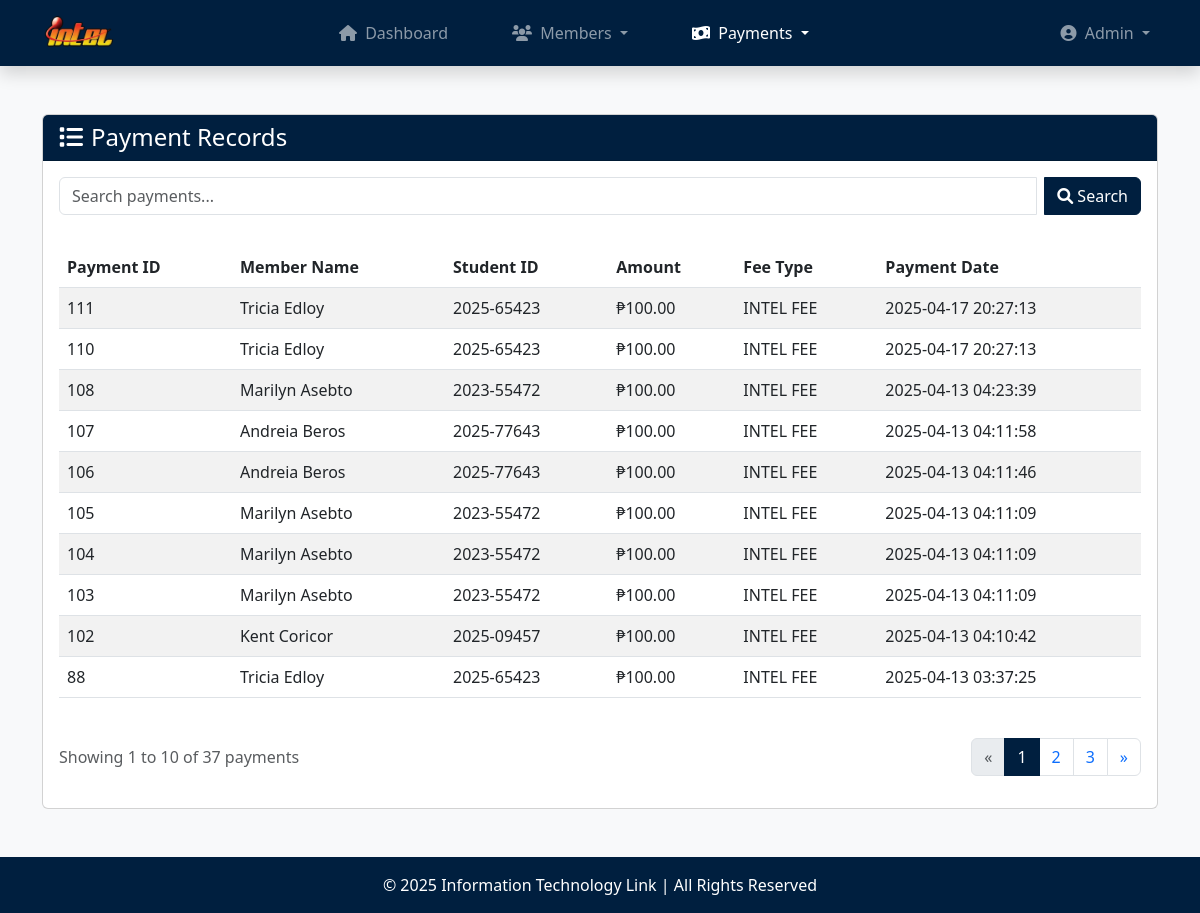
Before: /payments.php (signed in) with the older database file.
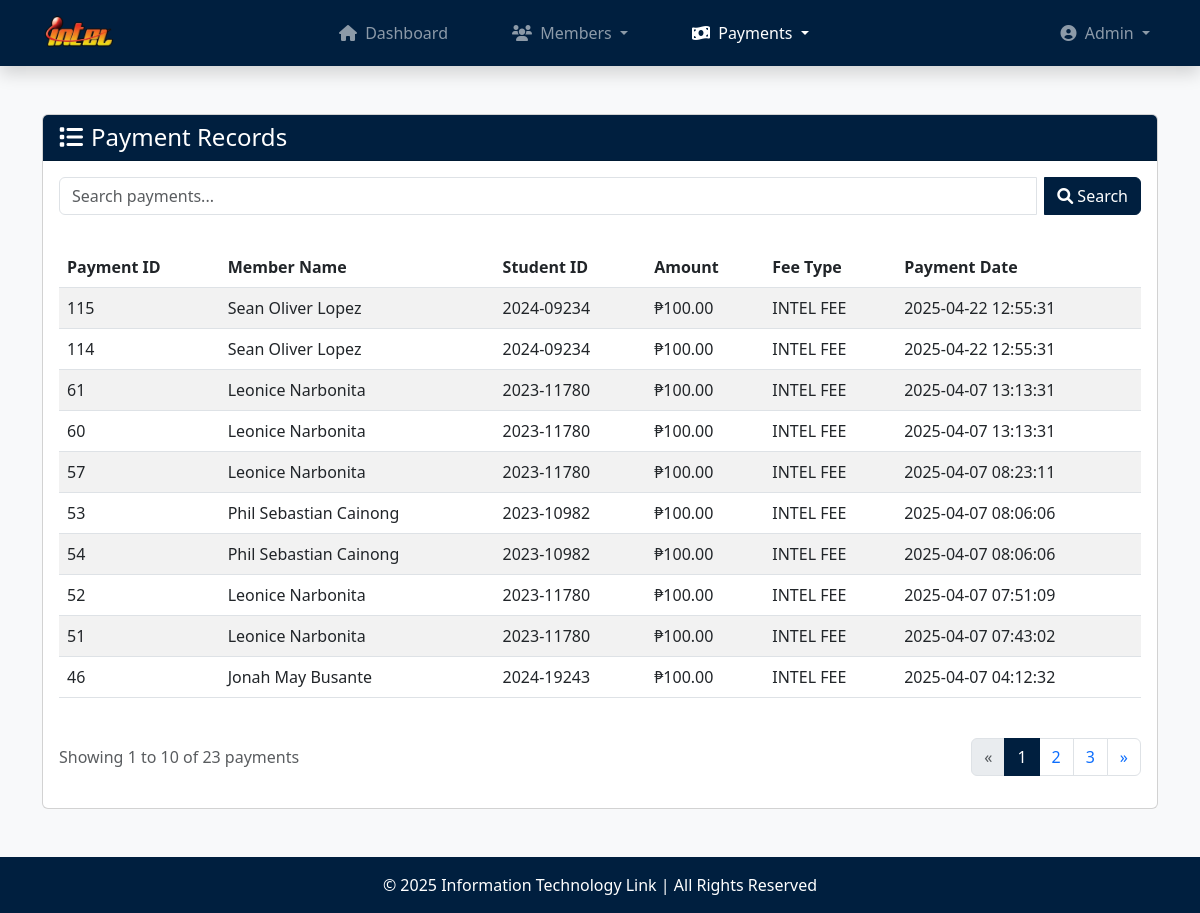
After: the same page with the newer database file.
### tables this page shows
CREATE TABLE `payments` (
  `payment_id` int(11) NOT NULL,
  `member_id` varchar(25) NOT NULL,
  `fee_type` varchar(20) NOT NULL,
  `amount` decimal(10,2) NOT NULL,
  `semester` varchar(50) NOT NULL,
  `school_year` varchar(20) NOT NULL,
  `payment_date` datetime NOT NULL DEFAULT current_timestamp()
);

CREATE TABLE `members` (
  `member_id` varchar(25) NOT NULL,
  `last_name` varchar(30) NOT NULL,
  `first_name` varchar(30) NOT NULL,
  `middle_name` varchar(30) DEFAULT NULL,
  `contact_num` varchar(15) NOT NULL,
  `email` varchar(60) NOT NULL,
  `status` enum('Active','Inactive') NOT NULL,
  `membership_date` timestamp NOT NULL DEFAULT current_timestamp()
);

### payments.php (the view, shortened to what the changed rows need)
<?php
    require_once('database.php');
    $payments_per_page = 10;
    $page = isset($_GET['page']) ? (int)$_GET['page'] : 1;
    $offset = ($page - 1) * $payments_per_page;
    $search_query = isset($_GET['search']) ? trim($_GET['search']) : "";
    $search_sql = "";
    $stmt = $conn->prepare("SELECT p.*, m.first_name, m.last_name FROM payments p
                            JOIN members m ON p.member_id = m.member_id
                            $search_sql
                            ORDER BY p.payment_date DESC
                            LIMIT ?, ?");
    if (!empty($search_query)) {
        $search_param = "%" . $search_query . "%";
        $stmt->bind_param("sssssssii", $search_param, $search_param, $search_param, $search_param, $search_param, $search_param, $search_param, $offset, $payments_per_page);
    } else {
        $stmt->bind_param("ii", $offset, $payments_per_page);
    }
    $stmt->execute();
    $payments_result = $stmt->get_result();
    $total_payments_stmt = $conn->prepare("SELECT COUNT(*) AS count FROM payments p
                                        JOIN members m ON p.member_id = m.member_id
                                        $search_sql");
    $total_payments_stmt->execute();
    $total_payments = $total_payments_stmt->get_result()->fetch_assoc()['count'];
    $total_pages = ceil($total_payments / $payments_per_page);
?>
<!DOCTYPE html>
<html lang="en">
<head>
    <link rel="stylesheet" href="https://cdn.jsdelivr.net/npm/bootstrap@5.3.0-alpha1/dist/css/bootstrap.min.css">
    <link rel="stylesheet" href="https://cdnjs.cloudflare.com/ajax/libs/font-awesome/6.0.0/css/all.min.css">
</head>
<body>
    <?php include('navbar.php'); ?>
    <main class="container my-5">
        <div class="card">
            <div class="card-body">
                <div class="table-responsive">
                    <table class="table table-striped">
                        <thead>
                            <tr>
                                <th>Payment ID</th>
                                <th>Member Name</th>
                                <th>Student ID</th>
                                <th>Amount</th>
                                <th>Fee Type</th>
                                <th>Payment Date</th>
                            </tr>
                        </thead>
                        <tbody id="paymentTableBody">
                            <?php if ($total_payments > 0): ?>
                                <?php if ($payments_result->num_rows > 0): ?>
                                    <?php while ($payment = $payments_result->fetch_assoc()): ?>
                                        <tr>
                                            <td><?php echo htmlspecialchars($payment['payment_id']); ?></td>
                                            <td><?php echo htmlspecialchars($payment['first_name'] . ' ' . $payment['last_name']); ?></td>
                                            <td><?php echo htmlspecialchars($payment['member_id']); ?></td>
                                            <td>₱<?php echo number_format($payment['amount'], 2); ?></td>
                                            <td><?php echo htmlspecialchars($payment['fee_type']); ?></td>
                                            <td><?php echo htmlspecialchars($payment['payment_date']); ?></td>
                                        </tr>
                                    <?php endwhile; ?>
                                <?php endif; ?>
                            <?php endif; ?>
                        </tbody>
                    </table>
                </div>
                <?php if($total_pages > 1): ?>
                    <div class="d-flex justify-content-between align-items-center mt-4">
                        <div>
                            <p class="text-muted">Showing <?php echo min($offset + 1, $total_payments); ?> to <?php echo min($offset + $payments_per_page, $total_payments); ?> of <?php echo $total_payments; ?> payments</p>
                        </div>
                        <nav aria-label="Page navigation">
                            <ul class="pagination">
                                <li class="page-item <?php echo ($page <= 1) ? 'disabled' : ''; ?>">
                                    <a class="page-link" href="?page=<?php echo $page - 1; ?><?php echo !empty($search_query) ? '&search=' . urlencode($search_query) : ''; ?>" aria-label="Previous">
                                        <span aria-hidden="true">&laquo;</span>
                                    </a>
                                </li>
                                <?php for($i = max(1, $page - 2); $i <= min($page + 2, $total_pages); $i++): ?>
                                    <li class="page-item <?php echo ($page == $i) ? 'active' : ''; ?>">
                                        <a class="page-link" href="?page=<?php echo $i; ?><?php echo !empty($search_query) ? '&search=' . urlencode($search_query) : ''; ?>">
                                            <?php echo $i; ?>
                                        </a>
                                    </li>
                                <?php endfor; ?>
                                <li class="page-item <?php echo ($page >= $total_pages) ? 'disabled' : ''; ?>">
                                    <a class="page-link" href="?page=<?php echo $page + 1; ?><?php echo !empty($search_query) ? '&search=' . urlencode($search_query) : ''; ?>" aria-label="Next">
                                        <span aria-hidden="true">&raquo;</span>
                                    </a>
                                </li>
                            </ul>
                        </nav>
                    </div>
                <?php endif; ?>
            </div>
        </div>
    </main>
</body>
</html>

Changed rows visible on the page:
removed payments: payment_id "111", member.last_name "Tricia Edloy", member "2025-65423", amount "100.00", fee_type "INTEL FEE", payment_date "2025-04-17 20:27:13"
removed payments: payment_id "110", member.last_name "Tricia Edloy", member "2025-65423", amount "100.00", fee_type "INTEL FEE", payment_date "2025-04-17 20:27:13"
removed payments: payment_id "108", member.last_name "Marilyn Asebto", member "2023-55472", amount "100.00", fee_type "INTEL FEE", payment_date "2025-04-13 04:23:39"
removed payments: payment_id "107", member.last_name "Andreia Beros", member "2025-77643", amount "100.00", fee_type "INTEL FEE", payment_date "2025-04-13 04:11:58"
removed payments: payment_id "106", member.last_name "Andreia Beros", member "2025-77643", amount "100.00", fee_type "INTEL FEE", payment_date "2025-04-13 04:11:46"
removed payments: payment_id "105", member.last_name "Marilyn Asebto", member "2023-55472", amount "100.00", fee_type "INTEL FEE", payment_date "2025-04-13 04:11:09"
removed payments: payment_id "104", member.last_name "Marilyn Asebto", member "2023-55472", amount "100.00", fee_type "INTEL FEE", payment_date "2025-04-13 04:11:09"
removed payments: payment_id "103", member.last_name "Marilyn Asebto", member "2023-55472", amount "100.00", fee_type "INTEL FEE", payment_date "2025-04-13 04:11:09"
removed payments: payment_id "102", member.last_name "Kent Coricor", member "2025-09457", amount "100.00", fee_type "INTEL FEE", payment_date "2025-04-13 04:10:42"
removed payments: payment_id "88", member.last_name "Tricia Edloy", member "2025-65423", amount "100.00", fee_type "INTEL FEE", payment_date "2025-04-13 03:37:25"
added payments: payment_id "115", member.last_name "Sean Oliver Lopez", member "2024-09234", amount "100.00", fee_type "INTEL FEE", payment_date "2025-04-22 12:55:31"
added payments: payment_id "114", member.last_name "Sean Oliver Lopez", member "2024-09234", amount "100.00", fee_type "INTEL FEE", payment_date "2025-04-22 12:55:31"
now on this page (row edited): payments: payment_id "61", member.last_name "Leonice Narbonita", member "2023-11780", amount "100.00", fee_type "INTEL FEE", payment_date "2025-04-07 13:13:31"
now on this page (row edited): payments: payment_id "60", member.last_name "Leonice Narbonita", member "2023-11780", amount "100.00", fee_type "INTEL FEE", payment_date "2025-04-07 13:13:31"
now on this page (row edited): payments: payment_id "57", member.last_name "Leonice Narbonita", member "2023-11780", amount "100.00", fee_type "INTEL FEE", payment_date "2025-04-07 08:23:11"
now on this page (row edited): payments: payment_id "53", member.last_name "Phil Sebastian Cainong", member "2023-10982", amount "100.00", fee_type "INTEL FEE", payment_date "2025-04-07 08:06:06"
now on this page (row edited): payments: payment_id "54", member.last_name "Phil Sebastian Cainong", member "2023-10982", amount "100.00", fee_type "INTEL FEE", payment_date "2025-04-07 08:06:06"
now on this page (row edited): payments: payment_id "52", member.last_name "Leonice Narbonita", member "2023-11780", amount "100.00", fee_type "INTEL FEE", payment_date "2025-04-07 07:51:09"
now on this page (row edited): payments: payment_id "51", member.last_name "Leonice Narbonita", member "2023-11780", amount "100.00", fee_type "INTEL FEE", payment_date "2025-04-07 07:43:02"
now on this page (row edited): payments: payment_id "46", member.last_name "Jonah May Busante", member "2024-19243", amount "100.00", fee_type "INTEL FEE", payment_date "2025-04-07 04:12:32"
Other visible differences:
$total_payments: "37" → "23"
